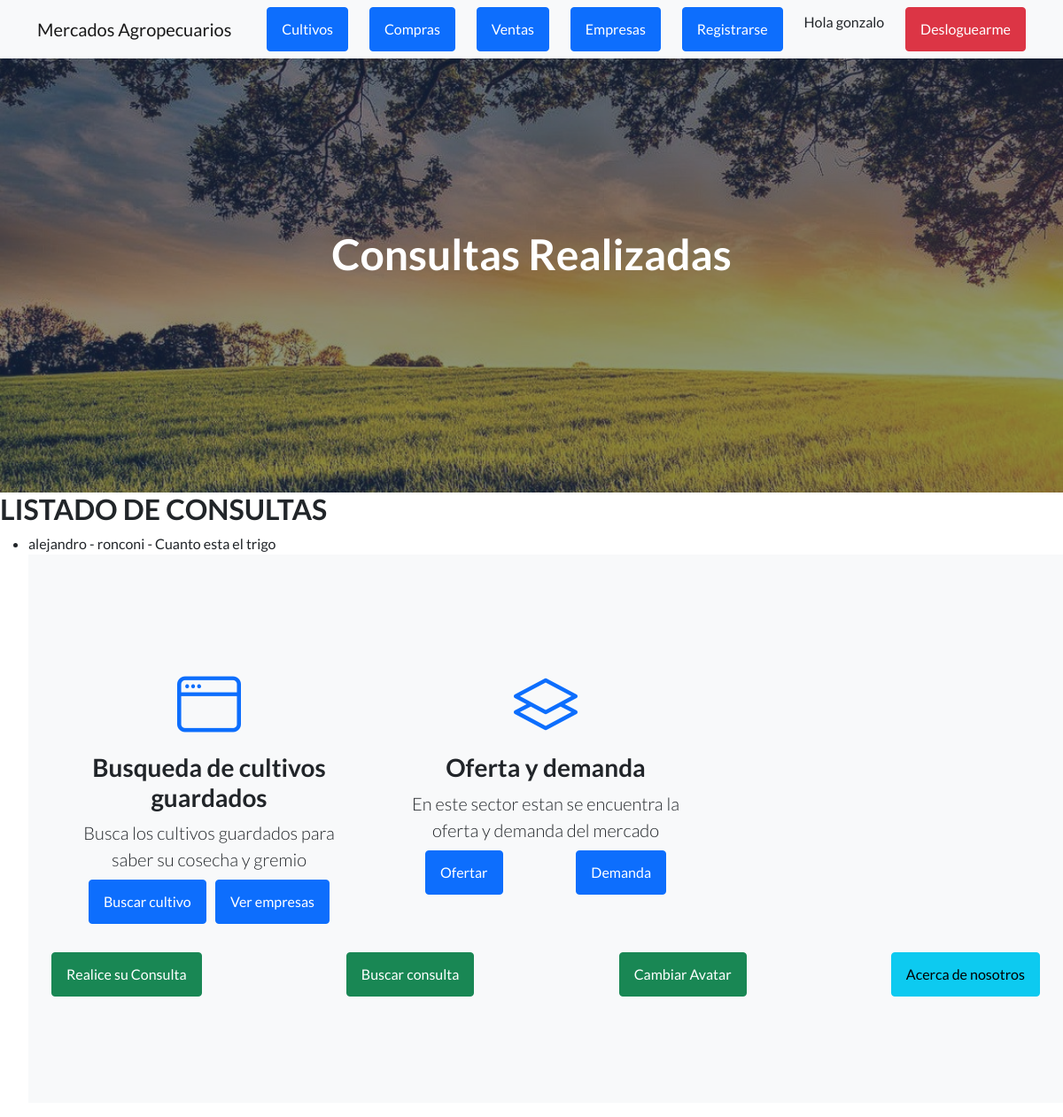
The page /MVT_Ronconi_app/leer_consulta/ (signed in) on the database as committed earlier.
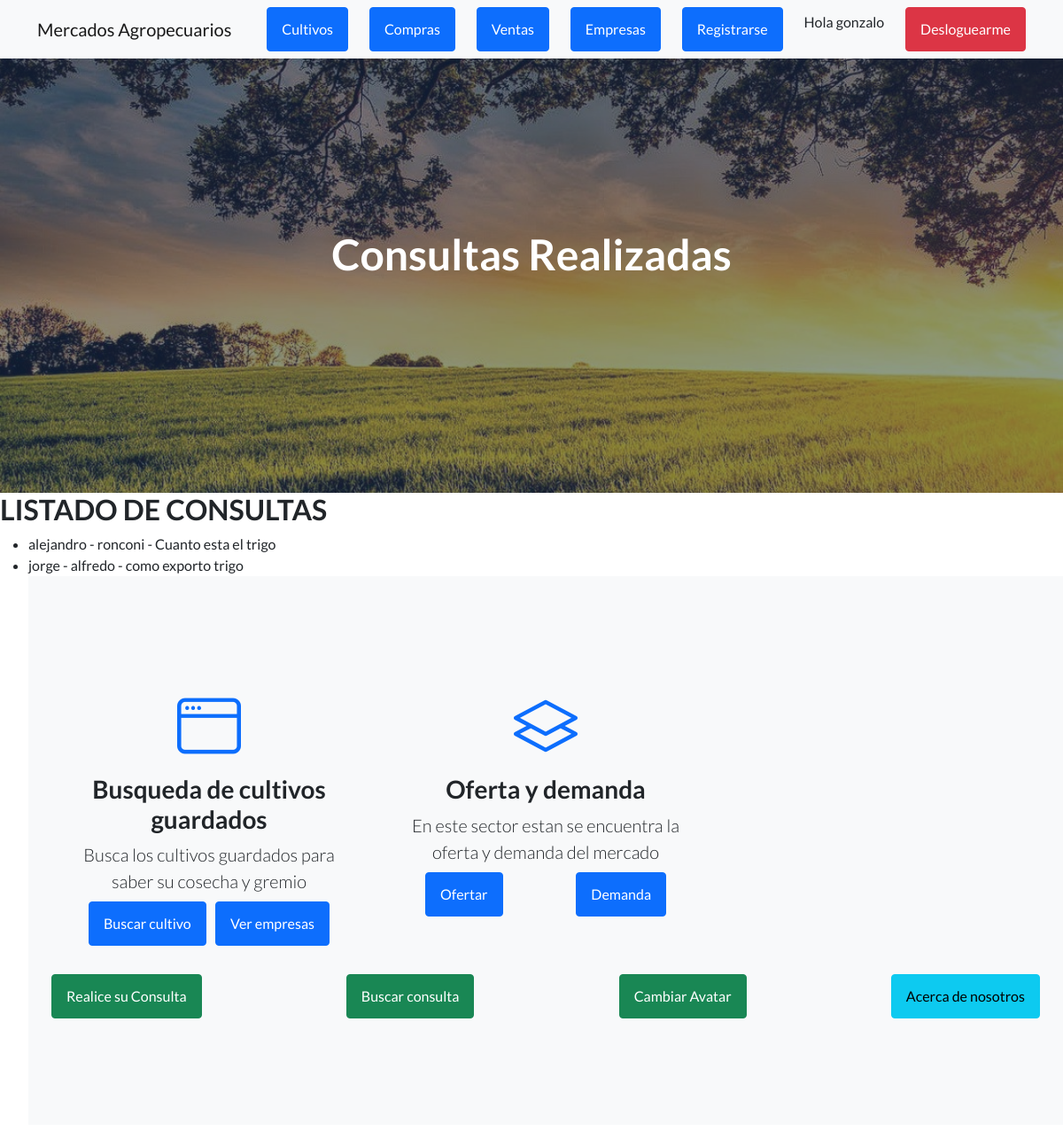
The same page on the database as committed later.
### MVT_Ronconi_app/models.py (models this page shows)
class chatconsulta (models.Model):
    Nombre=models.CharField(max_length=50)
    Apellido=models.CharField(max_length=50)
    Telefono=models.IntegerField()
    Mensaje=models.CharField(max_length=500)

### MVT_Ronconi_app/views.py (the view)
# urls.py: path('leer_consulta/', leer_consulta1, name="leer_consulta"),
@login_required
def leer_consulta1(request):
    consulta_lista=chatconsulta.objects.all()
    return render(request, "MVT_app/leer_consulta.html", {"ESTO_VA":consulta_lista})

### MVT_Ronconi_app/templates/MVT_app/leer_consulta.html
{% extends "MVT_app/inicio.html" %}
{% load static %}
{% block titulo %}
<h1 class="mb-5">Consultas Realizadas</h1>
{% endblock %}
{% block contenido_nuevo %}
<h2>LISTADO DE CONSULTAS</h2>
<ul>
    {% for chatconsulta in ESTO_VA %}
    <li>{{ chatconsulta.Nombre }} - {{ chatconsulta.Apellido }} - {{ chatconsulta.Mensaje}}
    </li>
    {% endfor %}
{% endblock %}

Rows that differ between the two databases and show on the page:
added chatconsulta: Nombre "jorge", Apellido "alfredo", Mensaje "como exporto trigo"
